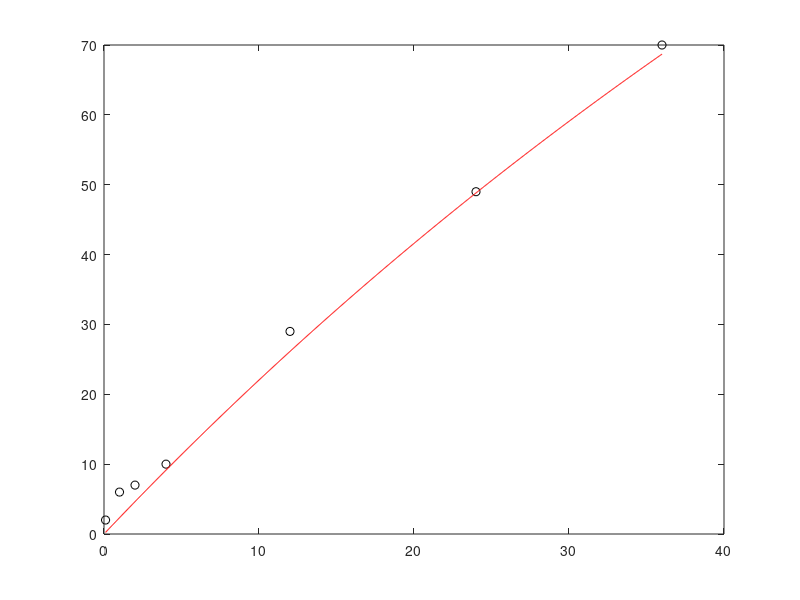

This chart was generated by the following MATLAB code:
clc
% uzdosim datu mas?vus k? matricas-kolonnas
x = [0.1;1;2;4;12;24;36];
y = [2;6;7;10;29;49;70];

% attelo
plot(x,y,'ko')

%linearizacija
%y=x/((b*x)+a)
%A=a; B=b; X=1/x; Y=1/y
%Y=AX+B

%rekina koeficientus
n=(numel(x).^-1);
sumx=(sum(x).^-1);
sumx2=(sum(x.^2).^-1);
sumy=(sum(y).^-1);
sumxy=(sum(x.*y).^-1);

%rekina sistemu
%matricu metode
A=[sumx2 sumx ; sumx n];
B=[sumxy; sumy];
%Matricu dalisana ((inversa matrica A)*B)
X=A\B

%funkcijas vienadojums
disp('Proporcionala aproksimejosa funkcija:')
disp(['y=x/' num2str(X(2)) 'x+' num2str(X(1))])

%iebuveta funkcija, kas uzreiz parada atrisinajumu

hold on
x1=linspace(0.1,36,1000); %smukaka parabola
yplot=x1./((X(2).*x1)+X(1));
plot(x1,yplot,'r')
